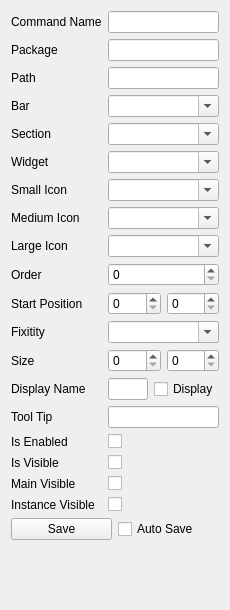
                   <widget class="QWidget" name="scrollAreaWidgetContents">
                    <property name="geometry">
                     <rect>
                      <x>0</x>
                      <y>0</y>
                      <width>230</width>
                      <height>610</height>
                     </rect>
                    </property>
                    <layout class="QVBoxLayout" name="verticalLayout_39">
                     <item>
                      <layout class="QFormLayout" name="formLayout_9">
                       <property name="rightMargin">
                        <number>0</number>
                       </property>
                       <item row="0" column="0">
                        <widget class="QLabel" name="label_43">
                         <property name="text">
                          <string>Command Name</string>
                         </property>
                        </widget>
                       </item>
                       <item row="0" column="1">
                        <widget class="QLineEdit" name="txtRibbonCommand"/>
                       </item>
                       <item row="1" column="0">
                        <widget class="QLabel" name="label_46">
                         <property name="text">
                          <string>Package</string>
                         </property>
                        </widget>
                       </item>
                       <item row="1" column="1">
                        <widget class="QLineEdit" name="txtRibbonPackage"/>
                       </item>
                       <item row="2" column="0">
                        <widget class="QLabel" name="label_47">
                         <property name="text">
                          <string>Path</string>
                         </property>
                        </widget>
                       </item>
                       <item row="2" column="1">
                        <widget class="QLineEdit" name="txtRibbonPath"/>
                       </item>
                       <item row="3" column="0">
                        <widget class="QLabel" name="label_48">
                         <property name="text">
                          <string>Bar</string>
                         </property>
                        </widget>
                       </item>
                       <item row="3" column="1">
                        <widget class="QComboBox" name="cmbRibbonBar">
                         <property name="editable">
                          <bool>true</bool>
                         </property>
                        </widget>
                       </item>
                       <item row="4" column="0">
                        <widget class="QLabel" name="label_50">
                         <property name="text">
                          <string>Section</string>
                         </property>
                        </widget>
                       </item>
                       <item row="4" column="1">
                        <widget class="QComboBox" name="cmbRibbonSection">
                         <property name="editable">
                          <bool>true</bool>
                         </property>
                        </widget>
                       </item>
                       <item row="5" column="0">
                        <widget class="QLabel" name="label_49">
                         <property name="text">
                          <string>Widget</string>
                         </property>
                        </widget>
                       </item>
                       <item row="5" column="1">
                        <widget class="QComboBox" name="cmbRibbonWidget">
                         <property name="editable">
                          <bool>true</bool>
                         </property>
                        </widget>
                       </item>
                       <item row="6" column="0">
                        <widget class="QLabel" name="label_51">
                         <property name="text">
                          <string>Small Icon</string>
                         </property>
                        </widget>
                       </item>
                       <item row="6" column="1">
                        <widget class="QComboBox" name="cmbRibbonSmallIcon">
                         <property name="editable">
                          <bool>true</bool>
                         </property>
                        </widget>
                       </item>
                       <item row="7" column="0">
                        <widget class="QLabel" name="label_52">
                         <property name="text">
                          <string>Medium Icon</string>
                         </property>
                        </widget>
                       </item>
                       <item row="7" column="1">
                        <widget class="QComboBox" name="cmbRibbonMediumIcon">
                         <property name="editable">
                          <bool>true</bool>
                         </property>
                        </widget>
                       </item>
                       <item row="8" column="0">
                        <widget class="QLabel" name="label_53">
                         <property name="text">
                          <string>Large Icon</string>
                         </property>
                        </widget>
                       </item>
                       <item row="8" column="1">
                        <widget class="QComboBox" name="cmbRibbonLargeIcon">
                         <property name="editable">
                          <bool>true</bool>
                         </property>
                        </widget>
                       </item>
                       <item row="9" column="0">
                        <widget class="QLabel" name="label_54">
                         <property name="text">
                          <string>Order</string>
                         </property>
                        </widget>
                       </item>
                       <item row="9" column="1">
                        <widget class="QSpinBox" name="spnRibbonOrder"/>
                       </item>
                       <item row="10" column="0">
                        <widget class="QLabel" name="label_55">
                         <property name="text">
                          <string>Start Position</string>
                         </property>
                        </widget>
                       </item>
                       <item row="10" column="1">
                        <layout class="QHBoxLayout" name="horizontalLayout_48">
                         <item>
                          <widget class="QSpinBox" name="spnRibbonStartPosX"/>
                         </item>
                         <item>
                          <widget class="QSpinBox" name="spnRibbonStartPosY"/>
                         </item>
                        </layout>
                       </item>
                       <item row="12" column="0">
                        <widget class="QLabel" name="label_56">
                         <property name="text">
                          <string>Size</string>
                         </property>
                        </widget>
                       </item>
                       <item row="12" column="1">
                        <layout class="QHBoxLayout" name="horizontalLayout_47">
                         <item>
                          <widget class="QSpinBox" name="spnWidgetSizeX"/>
                         </item>
                         <item>
                          <widget class="QSpinBox" name="spnWidgetSizeY"/>
                         </item>
                        </layout>
                       </item>
                       <item row="13" column="0">
                        <widget class="QLabel" name="label_57">
                         <property name="text">
                          <string>Display Name</string>
                         </property>
                        </widget>
                       </item>
                       <item row="13" column="1">
                        <layout class="QHBoxLayout" name="horizontalLayout_49">
                         <item>
                          <widget class="QLineEdit" name="txtRibbonDisplayName"/>
                         </item>
                         <item>
                          <widget class="QCheckBox" name="chkRibbonDisplayName">
                           <property name="text">
                            <string>Display</string>
                           </property>
                          </widget>
                         </item>
                        </layout>
                       </item>
                       <item row="14" column="0">
                        <widget class="QLabel" name="label_58">
                         <property name="text">
                          <string>Tool Tip</string>
                         </property>
                        </widget>
                       </item>
                       <item row="14" column="1">
                        <widget class="QLineEdit" name="txtRibbonToolTip"/>
                       </item>
                       <item row="15" column="0">
                        <widget class="QLabel" name="label_59">
                         <property name="text">
                          <string>Is Enabled</string>
                         </property>
                        </widget>
                       </item>
                       <item row="15" column="1">
                        <widget class="QCheckBox" name="chkRibbonIsEnabled">
                         <property name="text">
                          <string/>
                         </property>
                        </widget>
                       </item>
                       <item row="16" column="0">
                        <widget class="QLabel" name="label_62">
                         <property name="text">
                          <string>Is Visible</string>
                         </property>
                        </widget>
                       </item>
                       <item row="16" column="1">
                        <widget class="QCheckBox" name="chkRibbonIsVisible">
                         <property name="text">
                          <string/>
                         </property>
                        </widget>
                       </item>
                       <item row="17" column="0">
                        <widget class="QLabel" name="label_60">
                         <property name="text">
                          <string>Main Visible</string>
                         </property>
                        </widget>
                       </item>
                       <item row="17" column="1">
                        <widget class="QCheckBox" name="chkRibbonMainVisible">
                         <property name="text">
                          <string/>
                         </property>
                        </widget>
                       </item>
                       <item row="18" column="0">
                        <widget class="QLabel" name="label_61">
                         <property name="text">
                          <string>Instance Visible</string>
                         </property>
                        </widget>
                       </item>
                       <item row="18" column="1">
                        <widget class="QCheckBox" name="chkRibbonInstanceVisible">
                         <property name="text">
                          <string/>
                         </property>
                        </widget>
                       </item>
                       <item row="11" column="0">
                        <widget class="QLabel" name="label_63">
                         <property name="text">
                          <string>Fixitity</string>
                         </property>
                        </widget>
                       </item>
                       <item row="11" column="1">
                        <widget class="QComboBox" name="cmbRibbonFixitity">
                         <property name="editable">
                          <bool>true</bool>
                         </property>
                        </widget>
                       </item>
                      </layout>
                     </item>
                     <item>
                      <layout class="QHBoxLayout" name="horizontalLayout_45">
                       <property name="topMargin">
                        <number>0</number>
                       </property>
                       <item>
                        <widget class="QPushButton" name="cmdRibbonSave">
                         <property name="text">
                          <string>Save</string>
                         </property>
                        </widget>
                       </item>
                       <item>
                        <widget class="QCheckBox" name="chkRibbonAutoSave">
                         <property name="text">
                          <string>Auto Save</string>
                         </property>
                        </widget>
                       </item>
                      </layout>
                     </item>
                     <item>
                      <spacer name="verticalSpacer_14">
                       <property name="orientation">
                        <enum>Qt::Vertical</enum>
                       </property>
                       <property name="sizeHint" stdset="0">
                        <size>
                         <width>20</width>
                         <height>40</height>
                        </size>
                       </property>
                      </spacer>
                     </item>
                    </layout>
                   </widget>
